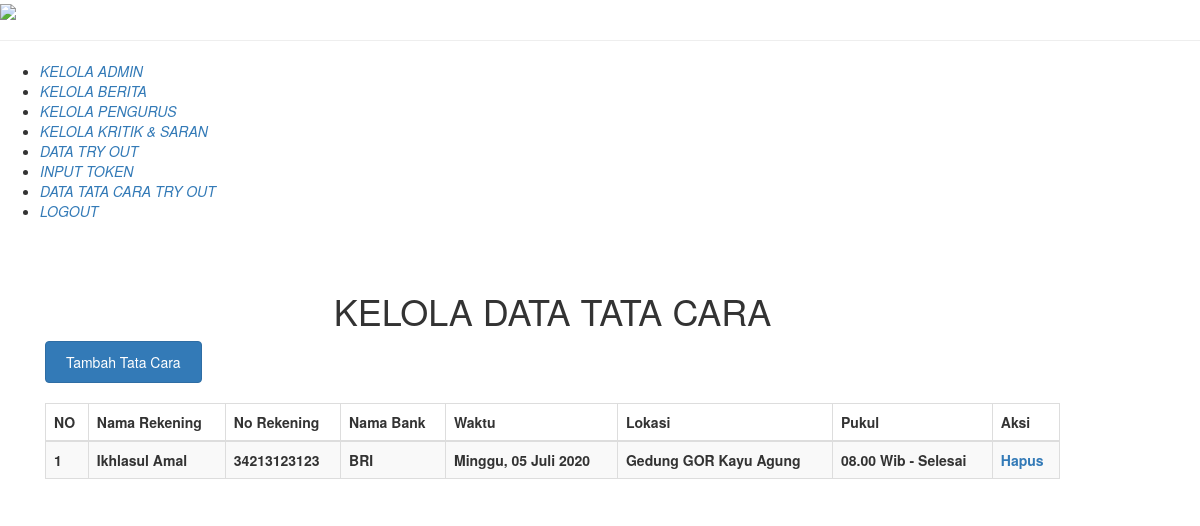
Screenshot of /index.php/admin/kelola_tatacara with the database file from the repository.
### tables this page shows
CREATE TABLE `tbl_tata_cara` (
  `id_tata_cara` int(11) NOT NULL,
  `nama_rekening` varchar(50) NOT NULL,
  `no_rekening` varchar(128) NOT NULL,
  `nama_bank` varchar(20) NOT NULL,
  `waktu` varchar(50) NOT NULL,
  `lokasi` varchar(100) NOT NULL,
  `pukul` varchar(50) NOT NULL
);

### application/controllers/Admin.php (called while the page is built, shortened)
<?php
class admin extends CI_Controller
{
     public function kelola_tatacara()
    {
       $data['judul']='Halaman Kelola Tata Cara';
       $data['tata'] = $this->model_admin->getAlltata();
       $this->load->view('admin/header',$data);
       $this->load->view('admin/navbar');
       $this->load->view('admin/kelola_tatacara',$data);
       $this->load->view('admin/footer');
    }
}

### index.php (called while the page is built, shortened)
<?php
require_once BASEPATH.'core/CodeIgniter.php';

### application/models/Model_admin.php (called while the page is built, shortened)
<?php
class model_admin extends CI_model{
	public function getAlltata()
	{
		$this->db->order_by('id_tata_cara', 'DESC');
		return $this->db->get('tbl_tata_cara')->result_array();
	}
}

### application/views/admin/kelola_tatacara.php (the view, shortened to what this page needs)
<BR>
  <div id="fh5co-main">
      <div class="fh5co-more-contact">
        <div class="container">
          <div class="col-md-11">
         <CENTER> <h1 class="MT-3">KELOLA DATA TATA CARA</h1></CENTER>
         <a href="<?= base_url();?>admin/tambah_tata_cara" class="btn btn-primary">Tambah Tata Cara</a><br><br>
          <table id="example" class="table table-striped table-bordered table-responsive" style="width:100%">
            <thead class="thead-dark">
              <tr>
                <th scope="col">NO</th>
                <th scope="col">Nama Rekening</th>
                <th scope="col">No Rekening</th>
                <th scope="col">Nama Bank</th>
                <th scope="col">Waktu</th>
                <th scope="col">Lokasi</th>
                <th scope="col">Pukul</th>
                <th scope="col">Aksi</th>
              </tr>
            </thead>
            <tbody>
             <?php $no=1;
              foreach ($tata as $tt) :?>
              <tr>
                <th scope="col"><?= $no++; ?></th>
                <th scope="col"><?= $tt['nama_rekening']; ?></th>
                <th scope="col"><?= $tt['no_rekening']; ?></th>
                <th scope="col"><?= $tt['nama_bank']; ?></th>
                <th scope="col"><?= $tt['waktu']; ?></th>
                <th scope="col"><?= $tt['lokasi']; ?></th>
                <th scope="col"><?= $tt['pukul']; ?></th>
                <th scope="col"><a href="<?= base_url();?>admin/hapus_tata_cara/<?= $tt['id_tata_cara']; ?>"  onclick="return confirm('Yakin Ingin Menghapus ?');">Hapus</a></th>
              </tr>
            <?php endforeach; ?>
            </tbody>
          </table>
          </div>
        </div>
      </div>
    </div>

### rows the page displays
tbl_tata_cara: nama_rekening "Ikhlasul Amal", no_rekening "34213123123", nama_bank "BRI", waktu "Minggu, 05 Juli 2020", lokasi "Gedung GOR Kayu Agung", pukul "08.00 Wib - Selesai"
